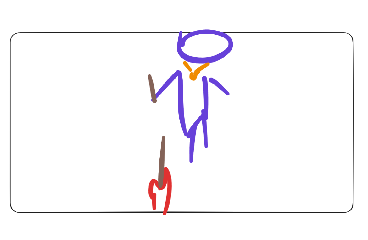

The image is a tile-based game level rendered from a .tmx file. Its description and complete source (layers, tilesets, objects, tile grids) follow:
An orthogonal 23x15 tile map with 16x16 px tiles, 3 tile layers (Back, Buildings, Front), 1 hidden layer not drawn.

<map version="1.10" tiledversion="1.11.2" orientation="orthogonal" renderorder="right-down" compressionlevel="0" width="23" height="15" tilewidth="16" tileheight="16" infinite="0" nextlayerid="9" nextobjectid="4">
 <tileset firstgid="1" name="z_Ollivander15_Hogwarts" tilewidth="16" tileheight="16" tilecount="345" columns="23">
  <image source="z_Ollivander15_Hogwarts.png" width="368" height="240" />
 </tileset>
 <layer id="1" name="Back" width="23" height="15">
  <data encoding="csv">
1,2,3,4,5,6,7,8,9,10,11,12,13,14,15,16,17,18,19,20,21,22,23,
24,25,26,27,28,29,30,31,32,33,34,35,36,37,38,39,40,41,42,43,44,45,46,
47,48,49,50,51,52,53,54,55,56,57,58,59,60,61,62,63,64,65,66,67,68,69,
70,71,72,73,74,75,76,77,78,79,80,81,82,83,84,85,86,87,88,89,90,91,92,
93,94,95,96,97,98,99,100,101,102,103,104,105,106,107,108,109,110,111,112,113,114,115,
116,117,118,119,120,121,122,123,124,125,126,127,128,129,130,131,132,133,134,135,136,137,138,
139,140,141,142,143,144,145,146,147,148,149,150,151,152,153,154,155,156,157,158,159,160,161,
162,163,164,165,166,167,168,169,170,171,172,173,174,175,176,177,178,179,180,181,182,183,184,
185,186,187,188,189,190,191,192,193,194,195,196,197,198,199,200,201,202,203,204,205,206,207,
208,209,210,211,212,213,214,215,216,217,218,219,220,221,222,223,224,225,226,227,228,229,230,
231,232,233,234,235,236,237,238,239,240,241,242,243,244,245,246,247,248,249,250,251,252,253,
254,255,256,257,258,259,260,261,262,263,264,265,266,267,268,269,270,271,272,273,274,275,276,
277,278,279,280,281,282,283,284,285,286,287,288,289,290,291,292,293,294,295,296,297,298,299,
300,301,302,303,304,305,306,307,308,309,310,311,312,313,314,315,316,317,318,319,320,321,322,
323,324,325,326,327,328,329,330,331,332,333,334,335,336,337,338,339,340,341,342,343,344,345
</data>
 </layer>
 <layer id="2" name="Buildings" width="23" height="15">
  <data encoding="csv">
0,0,0,0,0,0,0,0,0,0,0,0,0,0,0,0,0,0,0,0,0,0,0,
0,0,0,0,0,0,0,0,0,0,0,0,0,0,0,0,0,0,0,0,0,0,0,
0,0,0,0,0,0,0,0,0,0,0,0,0,0,0,0,0,0,0,0,0,0,0,
0,0,0,0,0,0,0,0,0,0,0,0,0,0,0,0,0,0,0,0,0,0,0,
0,0,0,0,0,0,0,0,0,0,0,0,0,0,0,0,0,0,0,0,0,0,0,
0,0,0,0,0,0,0,0,0,0,0,0,0,0,0,0,0,0,0,0,0,0,0,
0,0,0,0,0,0,0,0,0,0,0,0,0,0,0,0,0,0,0,0,0,0,0,
0,0,0,0,0,0,0,0,0,0,0,0,0,0,0,0,0,0,0,0,0,0,0,
0,0,0,0,0,0,0,0,0,0,0,0,0,0,0,0,0,0,0,0,0,0,0,
0,0,0,0,0,0,0,0,0,0,0,0,0,0,0,0,0,0,0,0,0,0,0,
0,0,0,0,0,0,0,0,0,0,0,0,0,0,0,0,0,0,0,0,0,0,0,
0,0,0,0,0,0,0,0,0,0,0,0,0,0,0,0,0,0,0,0,0,0,0,
0,0,0,0,0,0,0,0,0,0,0,0,0,0,0,0,0,0,0,0,0,0,0,
0,0,0,0,0,0,0,0,0,0,0,0,0,0,0,0,0,0,0,0,0,0,0,
0,0,0,0,0,0,0,0,0,0,0,0,0,0,0,0,0,0,0,0,0,0,0
</data>
 </layer>
 <layer id="7" name="Buildings1" width="23" height="15" visible="0">
  <data encoding="csv">
0,0,0,0,0,0,0,0,0,0,0,0,0,0,0,0,0,0,0,0,0,0,0,
0,0,0,0,0,0,0,0,0,0,0,0,0,0,0,0,0,0,0,0,0,0,0,
0,0,0,0,0,0,0,0,0,0,0,0,0,0,0,0,0,0,0,0,0,0,0,
0,0,0,0,0,0,0,0,0,0,0,0,0,0,0,0,0,0,0,0,0,0,0,
0,0,0,0,0,0,0,0,0,0,0,0,0,0,0,0,0,0,0,0,0,0,0,
0,0,0,0,0,0,0,0,0,0,0,0,0,0,0,0,0,0,0,0,0,0,0,
0,0,0,0,0,0,0,0,0,0,0,0,0,0,0,0,0,0,0,0,0,0,0,
0,0,0,0,0,0,0,0,0,0,0,0,0,0,0,0,0,0,0,0,0,0,0,
0,0,0,0,0,0,0,0,0,0,0,0,0,0,0,0,0,0,0,0,0,0,0,
0,0,0,0,0,0,0,0,0,0,0,0,0,0,0,0,0,0,0,0,0,0,0,
0,0,0,0,0,0,0,0,0,0,0,0,0,0,0,0,0,0,0,0,0,0,0,
0,0,0,0,0,0,0,0,0,0,0,0,0,0,0,0,0,0,0,0,0,0,0,
0,0,0,0,0,0,0,0,0,0,0,0,0,0,0,0,0,0,0,0,0,0,0,
0,0,0,0,0,0,0,0,0,0,0,0,0,0,0,0,0,0,0,0,0,0,0,
0,0,0,0,0,0,0,0,0,0,0,0,0,0,0,0,0,0,0,0,0,0,0
</data>
 </layer>
 <layer id="3" name="Front" width="23" height="15">
  <data encoding="csv">
0,0,0,0,0,0,0,0,0,0,0,0,0,0,0,0,0,0,0,0,0,0,0,
0,0,0,0,0,0,0,0,0,0,0,0,0,0,0,0,0,0,0,0,0,0,0,
0,0,0,0,0,0,0,0,0,0,0,0,0,0,0,0,0,0,0,0,0,0,0,
0,0,0,0,0,0,0,0,0,0,0,0,0,0,0,0,0,0,0,0,0,0,0,
0,0,0,0,0,0,0,0,0,0,0,0,0,0,0,0,0,0,0,0,0,0,0,
0,0,0,0,0,0,0,0,0,0,0,0,0,0,0,0,0,0,0,0,0,0,0,
0,0,0,0,0,0,0,0,0,0,0,0,0,0,0,0,0,0,0,0,0,0,0,
0,0,0,0,0,0,0,0,0,0,0,0,0,0,0,0,0,0,0,0,0,0,0,
0,0,0,0,0,0,0,0,0,0,0,0,0,0,0,0,0,0,0,0,0,0,0,
0,0,0,0,0,0,0,0,0,0,0,0,0,0,0,0,0,0,0,0,0,0,0,
0,0,0,0,0,0,0,0,0,0,0,0,0,0,0,0,0,0,0,0,0,0,0,
0,0,0,0,0,0,0,0,0,0,0,0,0,0,0,0,0,0,0,0,0,0,0,
0,0,0,0,0,0,0,0,0,0,0,0,0,0,0,0,0,0,0,0,0,0,0,
0,0,0,0,0,0,0,0,0,0,0,0,0,0,0,0,0,0,0,0,0,0,0,
0,0,0,0,0,0,0,0,0,0,0,0,0,0,0,0,0,0,0,0,0,0,0
</data>
 </layer>
 <objectgroup id="4" name="Back" />
 <objectgroup id="5" name="Buildings" />
 <objectgroup id="8" name="Buildings1" />
 <objectgroup id="6" name="Front" />
</map>
